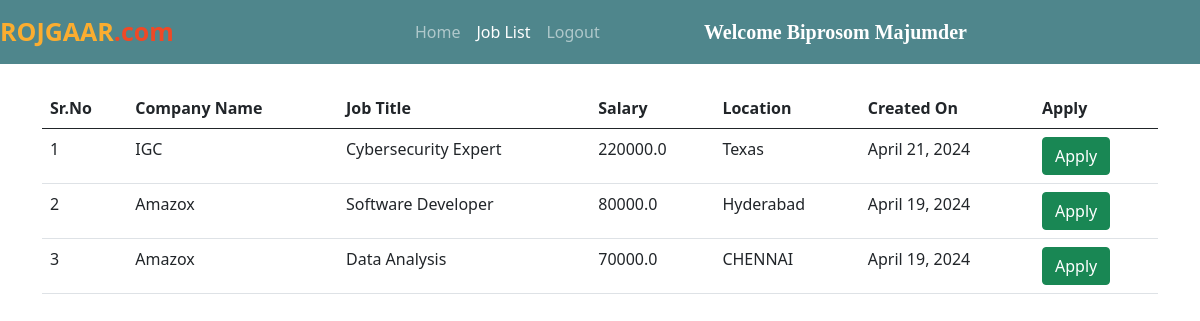
The page /all_jobs/ (signed in) on the database its author committed.
### jobs/models.py (models this page shows, shortened)
class Job(models.Model):
    company = models.ForeignKey(Company, on_delete=models.CASCADE)
    start_date = models.DateField()
    end_date = models.DateField()
    title = models.CharField(max_length=200)
    salary = models.FloatField()
    image = models.ImageField(upload_to="")
    description = models.TextField(max_length=400)
    experience = models.CharField(max_length=100)
    location = models.CharField(max_length=100)
    skills = models.CharField(max_length=200)
    creation_date = models.DateField()

class Company(models.Model):
    user = models.ForeignKey(User, on_delete=models.CASCADE)
    phone = models.CharField(max_length=10)
    image = models.ImageField(upload_to="")
    gender = models.CharField(max_length=10)
    type = models.CharField(max_length=15)
    status = models.CharField(max_length=20)
    company_name = models.CharField(max_length=100)

### jobs/views.py (the view)
# urls.py: path("all_jobs/", views.all_jobs, name="all_jobs"),
def all_jobs(request):
    jobs = Job.objects.all().order_by('-start_date')
    applicant = Applicant.objects.get(user=request.user)
    apply = Application.objects.filter(applicant=applicant)
    data = []
    for i in apply:
        data.append(i.job.id)
    return render(request, "all_jobs.html", {'jobs':jobs, 'data':data})

### jobs/templates/all_jobs.html (shortened to what this page needs)
{% extends 'user_navbar.html' %}
{% block job_list %} active {% endblock %}
{% block body %}
<div class="container mt-4">
<table class="table table-hover" id="example">
    <thead>
        <tr>
            <th>Sr.No</th>
            <th>Company Name</th>
            <th>Job Title</th>
            <th>Salary</th>
            <th>Location</th>
            <th>Created On</th>
            <th>Apply</th>
        </tr>
    </thead>
    <tbody>
        {% for job in jobs %}
        <tr>
            <td>{{forloop.counter}}</td>
            <td>{{job.company.company_name}}</td>
            <td>{{job.title}}</td>
            <td>{{job.salary}}</td>
            <td>{{job.location}}</td>
            <td>{{job.creation_date}}</td>
            {% if job.id in data %}
            <td><a class="btn btn-success">Applied</a></td>
            {% else %}
            <td><a href="/job_detail/{{job.id}}/" class="btn btn-success">Apply</a></td>
            {% endif %}
        </tr>
        {% endfor %}
    </tbody>
</table>
</div>
{% endblock %}

### jobs/templates/user_navbar.html (shortened to what this page needs)
<!doctype html>
<html lang="en">
<head>
  <link href="https://cdn.jsdelivr.net/npm/bootstrap@5.0.2/dist/css/bootstrap.min.css" rel="stylesheet"
>
  <link rel="stylesheet" href="https://cdnjs.cloudflare.com/ajax/libs/font-awesome/5.15.3/css/all.min.css">
</head>
<body>
  <nav class="navbar navbar-expand-lg navbar-dark sticky-top">
      <a class="navbar-brand" href="/"><span class="head1">ROJGAAR</span><span class="head2">.com</span></a>
      <div class="container w-50">
        <div class="collapse navbar-collapse" id="navbarSupportedContent">
          <ul class="navbar-nav me-auto mb-2 mb-lg-0">
            <li class="nav-item">
              <a class="nav-link {% block home %}{% endblock %}" aria-current="page" href="/user_homepage/">Home</a>
            </li>
            <li class="nav-item">
              <a class="nav-link {% block job_list %}{% endblock %}" href="/all_jobs/">Job List</a>
            </li>
            <li class="nav-item">
              <a class="nav-link" href="/logout/">Logout</a>
            </li>
          </ul>
          <a class="navbar-brand" style="font-weight: bold; font-family: 'Times New Roman', Times, serif;"
            href="#">Welcome {{request.user.get_full_name}}</a>
        </div>
      </div>
  </nav>
  {% block body %}
  {% endblock %}
</body>
</html>
</html>

### jobs/templates/user_navbar.html (style rules this page uses)
.navbar { background-color: #4f868c; }
.head1 { color: #FBAD30; font-size: 25px; font-weight: bold; height: 50px; }
.head2 { color: #EF4926; font-size: 25px; font-weight: bold; }

### rows shown on the page
Job: company.company_name "IGC", title "Cybersecurity Expert", salary "220000.0", location "Texas", creation_date "April 21, 2024"
Job: company.company_name "Amazox", title "Software Developer", salary "80000.0", location "Hyderabad", creation_date "April 19, 2024"
Job: company.company_name "Amazox", title "Data Analysis", salary "70000.0", location "CHENNAI", creation_date "April 19, 2024"

### other values the page prints
{{ request.user.get_full_name }} "Biprosom Majumder"
